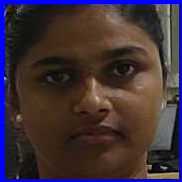
#> input picture image/ankita_10 - Copy.jpg, 182 x 182 px; its folder holds 4 pictures in this run
$ python preprocess.py
#> lines starting #> are read from the running program, lines starting #| are printed output that depends on the picture
# -*- coding: utf-8 -*-
"""
Created on Wed Mar  3 09:15:27 2021

@author: ASUS
"""
import numpy as np
import os
import matplotlib.pyplot as plt
import pickle
import cv2


data_dir  = os.path.join(os.getcwd(),'clean_data')    #os.path helps in find the path of given directory
# getcwd( ) it is a function that help us determine current working directory
img_dir = os.path.join(os.getcwd(),'image')

def preprocess(image):
    image = cv2.resize(image,(100,100))
    image = cv2.cvtColor(image,cv2.COLOR_BGR2GRAY)
    return image
images = []
labels = []

for i in os.listdir(img_dir):              #here it os will give a list of images
    image = cv2.imread(os.path.join(img_dir,i))
#> image is the input picture: shape (182, 182, 3); mean B, G, R 56, 48.5, 63.1
    image = preprocess(image)
#> in preprocess, `image = cv2.resize(image,(100,100))`:
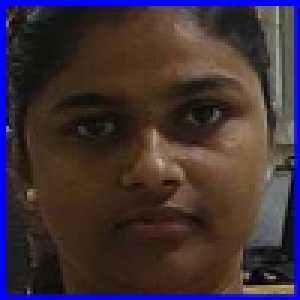
#> image: shape (100, 100, 3) (shown 3 times larger); mean of channels 0, 1, 2 55.7, 48.4, 63; drawn as B, G, R
#> in preprocess, `image = cv2.cvtColor(image,cv2.COLOR_BGR2GRAY)`:
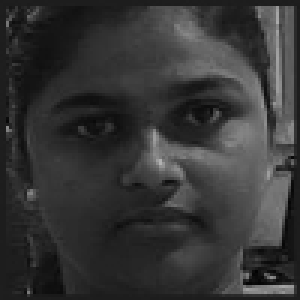
#> image: shape (100, 100) (shown 3 times larger); min 2, max 178, mean 53.6
    images.append(image)
    labels.append(i.split('_')[0])
#> pass 2 of the loop `for i in os.listdir(img_dir):`:
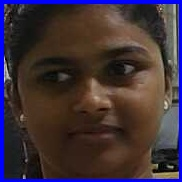
#> input picture image/ankita_13.jpg, 182 x 182 px
#> image is the input picture: shape (182, 182, 3); mean B, G, R 56.9, 48.9, 63.1
#> in preprocess (call 2), `image = cv2.resize(image,(100,100))`:
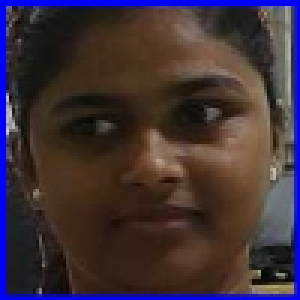
#> image: shape (100, 100, 3) (shown 3 times larger); mean of channels 0, 1, 2 56.7, 48.8, 63; drawn as B, G, R
#> in preprocess (call 2), `image = cv2.cvtColor(image,cv2.COLOR_BGR2GRAY)`:
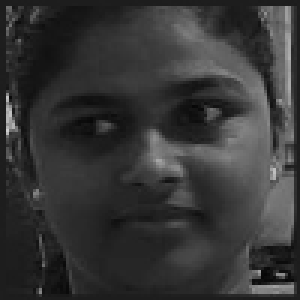
#> image: shape (100, 100) (shown 3 times larger); min 6, max 206, mean 54
#> pass 3 of the loop `for i in os.listdir(img_dir):`:
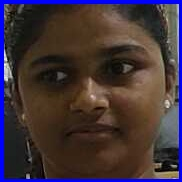
#> input picture image/ankita_15.jpg, 182 x 182 px
#> image is the input picture: shape (182, 182, 3); mean B, G, R 57.8, 50.9, 64.9
#> in preprocess (call 3), `image = cv2.resize(image,(100,100))`:
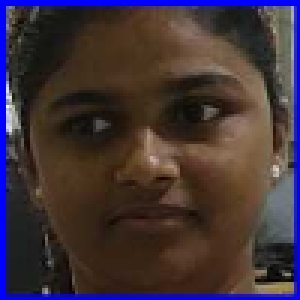
#> image: shape (100, 100, 3) (shown 3 times larger); mean of channels 0, 1, 2 57.5, 50.8, 64.8; drawn as B, G, R
#> in preprocess (call 3), `image = cv2.cvtColor(image,cv2.COLOR_BGR2GRAY)`:
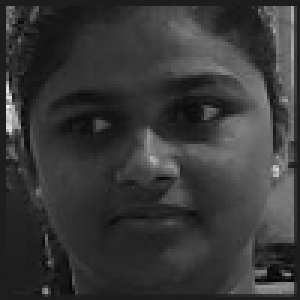
#> image: shape (100, 100) (shown 3 times larger); min 3, max 244, mean 55.8
#> the loop made 4 passes; the first 3 are shown

images = np.array(images)
labels = np.array(labels)


with open(os.path.join(data_dir,'images.p'),'wb') as f:
    pickle.dump(image,f)
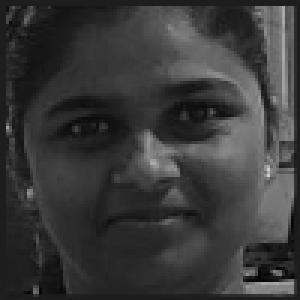
#> image: shape (100, 100) (shown 3 times larger); min 3, max 207, mean 57.2


with open(os.path.join(data_dir,'labels.p'),'wb') as f:
    pickle.dump(labels,f)


  #  to get video from webcam

import cv2
import matplotlib.pyplot as plt
#> (the run stopped early here; a loop or call above may not have finished)
